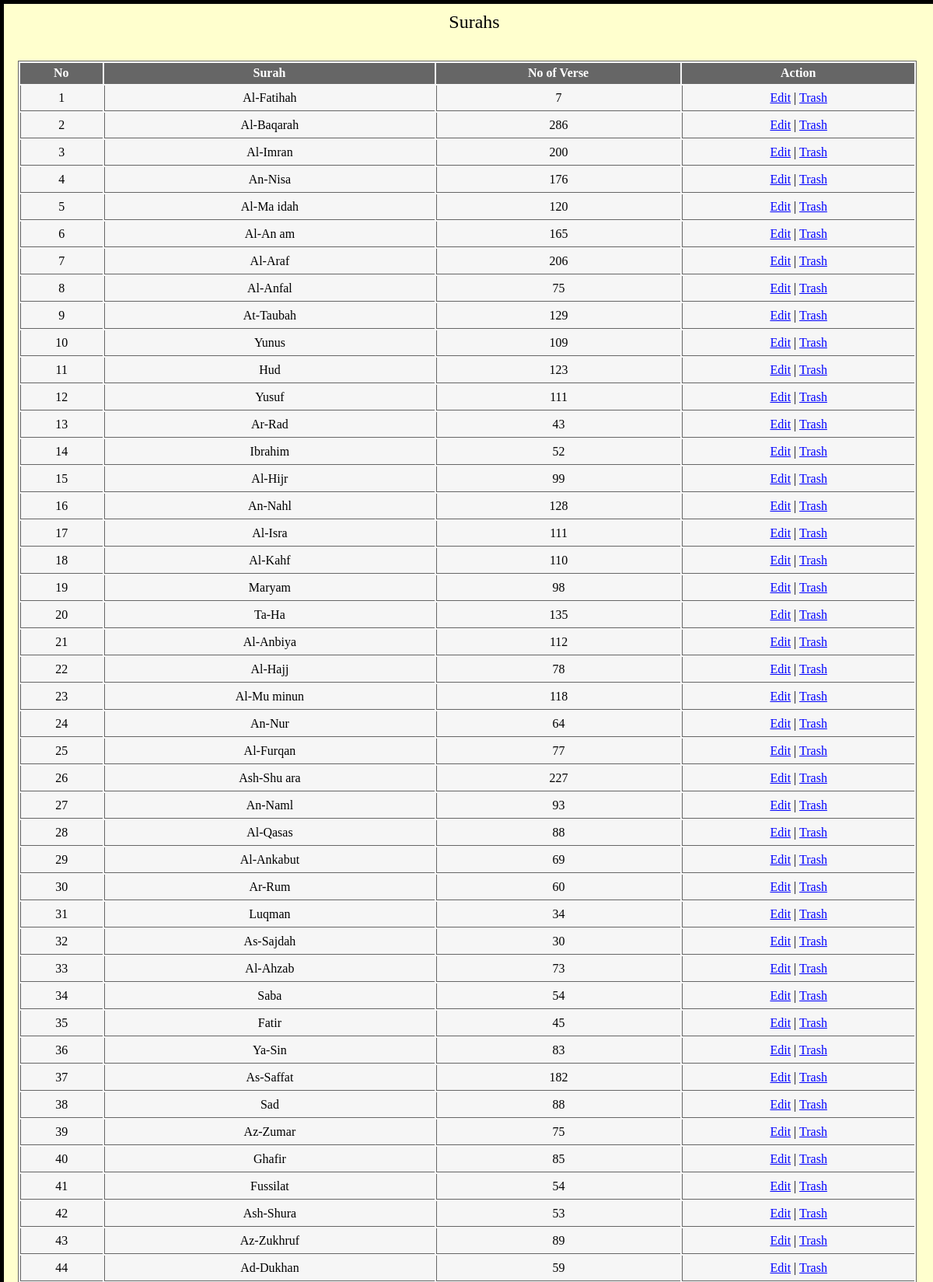
The page /dashboard/surah.php (signed in, upper part) on the database its author committed.
### tables this page shows
CREATE TABLE IF NOT EXISTS `surah` (
  `id` int(11) NOT NULL AUTO_INCREMENT,
  `surah_no` int(11) NOT NULL,
  `name` varchar(35) NOT NULL,
  `no_of_verses` int(11) NOT NULL,
  `time_added` timestamp NOT NULL DEFAULT CURRENT_TIMESTAMP,
  PRIMARY KEY (`id`)
);

### dashboard/surah.php (the view, shortened to what this page needs)
<!DOCTYPE html PUBLIC "-//W3C//DTD XHTML 1.0 Strict//EN" "http://www.w3.org/TR/xhtml1/DTD/xhtml1-strict.dtd">
<html lang="en">
	<head>
		<link rel="stylesheet" type="text/css" href="../css/index.css" />
	</head>
	<body>
		<?php include '../includes/connect.inc.php'; ?>
		<div id="container">
			<div id="title">Surahs</div>
			<div id="displays" style="width:97%;">
				<?php
					$pages_query = $handler->query("SELECT * FROM `surah` ORDER BY `surah_no` ASC");
				?>
				<table class="all_post">
					<?php
						if($pages_query->rowCount() > 0){
							$query = $handler->query("SELECT * FROM `surah` ORDER BY `surah_no` ASC");
								if($sql_count = $query->rowCount() > 0){
									echo '
										<tr>
											<th>No</th>
											<th>Surah</th>
											<th>No of Verse</th>
											<th>Action</th>
										</tr>
										';
									while($query_row = $query->fetch()){
										$surah_id = $query_row['id'];
										$name = $query_row['name'];
										$surah_no = $query_row['surah_no'];
										$no_of_verse = $query_row['no_of_verses'];
											echo '
											<tr>
												<td>'.$surah_no.'</td>
												<td>'.$name.'</td>
												<td>'.$no_of_verse.'</td>
												<td>
													<a id="surah_edit" surah_id="'.$surah_id.'">Edit</a> | <a id="surah_trash" surah_id="'.$surah_id.'">Trash</a>
												</td>
											</tr>';
									}
								}else{
									echo '<script type="text/javascript">
											window.location = "./index.php";
										  </script>';
								}
						}else{
							echo '<b><center>No Surah Added...</center></b>';
						}
					?>
				</table>
			</div>
			<br /><a href="./index.php">Back</a>
		</div>
	</body>
</html>

### css/index.css (style rules this page uses)
body { margin:0; padding:0; background:#ffffce; border:5px solid #000; }
#container { width:100%; background:#ffffce; padding:10px 10px; }
#title { width:100%; font-size:24px; text-align:center; font-family:Tahoma; }
#displays { width:95%; float:left; margin:3% 8px; border:1px solid #666; height:100%; overflow:auto; }
.all_post { width:100%; background:#f6f6f6; margin-bottom:10px; }
.all_post th { background:#666666; color:#fff; height:25px; text-align:center; }
.all_post td { height:30px; min-height:30px; border-left:1px solid #666; border-bottom:1px solid #666; text-align:center; }
a { cursor:pointer; color:blue; text-decoration:underline; }
a { cursor:pointer; }

### rows shown on the page
surah: surah_no "1", name "Al-Fatihah", no_of_verses "7"
surah: surah_no "2", name "Al-Baqarah", no_of_verses "286"
surah: surah_no "3", name "Al-Imran", no_of_verses "200"
surah: surah_no "4", name "An-Nisa", no_of_verses "176"
surah: surah_no "5", name "Al-Ma idah", no_of_verses "120"
surah: surah_no "6", name "Al-An am", no_of_verses "165"
surah: surah_no "7", name "Al-Araf", no_of_verses "206"
surah: surah_no "8", name "Al-Anfal", no_of_verses "75"
surah: surah_no "9", name "At-Taubah", no_of_verses "129"
surah: surah_no "10", name "Yunus", no_of_verses "109"
surah: surah_no "11", name "Hud", no_of_verses "123"
surah: surah_no "12", name "Yusuf", no_of_verses "111"
surah: surah_no "13", name "Ar-Rad", no_of_verses "43"
surah: surah_no "14", name "Ibrahim", no_of_verses "52"
surah: surah_no "15", name "Al-Hijr", no_of_verses "99"
surah: surah_no "16", name "An-Nahl", no_of_verses "128"
surah: surah_no "17", name "Al-Isra", no_of_verses "111"
surah: surah_no "18", name "Al-Kahf", no_of_verses "110"
surah: surah_no "19", name "Maryam", no_of_verses "98"
surah: surah_no "20", name "Ta-Ha", no_of_verses "135"
surah: surah_no "21", name "Al-Anbiya", no_of_verses "112"
surah: surah_no "22", name "Al-Hajj", no_of_verses "78"
surah: surah_no "23", name "Al-Mu minun", no_of_verses "118"
surah: surah_no "24", name "An-Nur", no_of_verses "64"
surah: surah_no "25", name "Al-Furqan", no_of_verses "77"
surah: surah_no "26", name "Ash-Shu ara", no_of_verses "227"
surah: surah_no "27", name "An-Naml", no_of_verses "93"
surah: surah_no "28", name "Al-Qasas", no_of_verses "88"
surah: surah_no "29", name "Al-Ankabut", no_of_verses "69"
surah: surah_no "30", name "Ar-Rum", no_of_verses "60"
surah: surah_no "31", name "Luqman", no_of_verses "34"
surah: surah_no "32", name "As-Sajdah", no_of_verses "30"
surah: surah_no "33", name "Al-Ahzab", no_of_verses "73"
surah: surah_no "34", name "Saba", no_of_verses "54"
surah: surah_no "35", name "Fatir", no_of_verses "45"
surah: surah_no "36", name "Ya-Sin", no_of_verses "83"
surah: surah_no "37", name "As-Saffat", no_of_verses "182"
surah: surah_no "38", name "Sad", no_of_verses "88"
surah: surah_no "39", name "Az-Zumar", no_of_verses "75"
surah: surah_no "40", name "Ghafir", no_of_verses "85"
surah: surah_no "41", name "Fussilat", no_of_verses "54"
surah: surah_no "42", name "Ash-Shura", no_of_verses "53"
surah: surah_no "43", name "Az-Zukhruf", no_of_verses "89"
surah: surah_no "44", name "Ad-Dukhan", no_of_verses "59"
